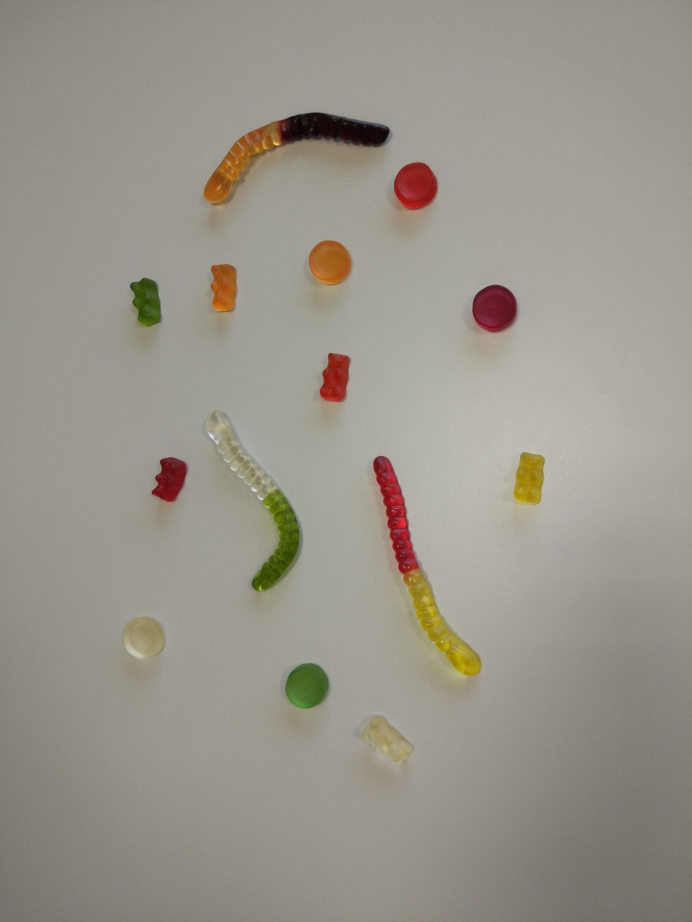
#> input picture images/img_000.jpg, 3456 x 4608 px (shown at 1/5 size); its folder holds 2 pictures in this run
$ python main.py images images/img_001.jpg
#> lines starting #> are read from the running program, lines starting #| are printed output that depends on the picture
import cv2
import numpy as np
import sys
from os import listdir


class App:
    def __init__(self, path_to_images, path_to_json):
        self.path_to_images = path_to_images
        self.path_to_json = path_to_json
        self.img_grayscale: np.ndarray = np.ndarray([])

    def load_image(self, filename):
#> called with filename = 'images/img_000.jpg'
        self.img_grayscale: np.ndarray = cv2.imread(filename, cv2.IMREAD_GRAYSCALE)
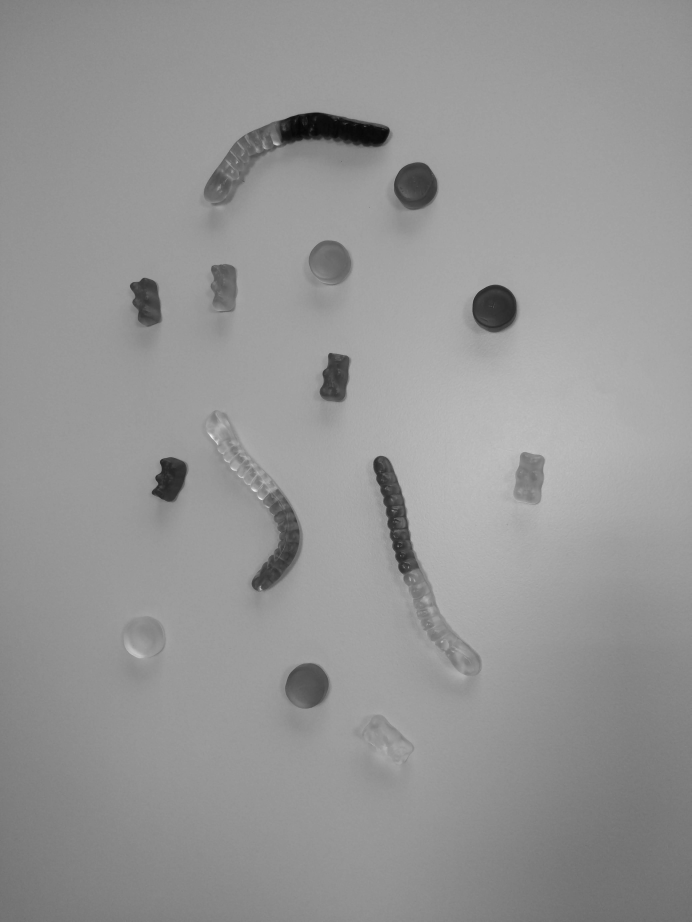
#> self.img_grayscale: shape (4608, 3456) (shown at 1/5 size); min 1, max 255, mean 149.5

    def process_image(self):
        cv2.namedWindow("Test", cv2.WINDOW_NORMAL)
        cv2.imshow("Test", self.img_grayscale)
        cv2.waitKey()

    def run(self):
        for f in sorted(listdir(self.path_to_images)):
            self.load_image(f"{self.path_to_images}/{f}")
            self.process_image()
#> pass 2 of the loop in run, `for f in sorted(listdir(self.path_to_images)):`:
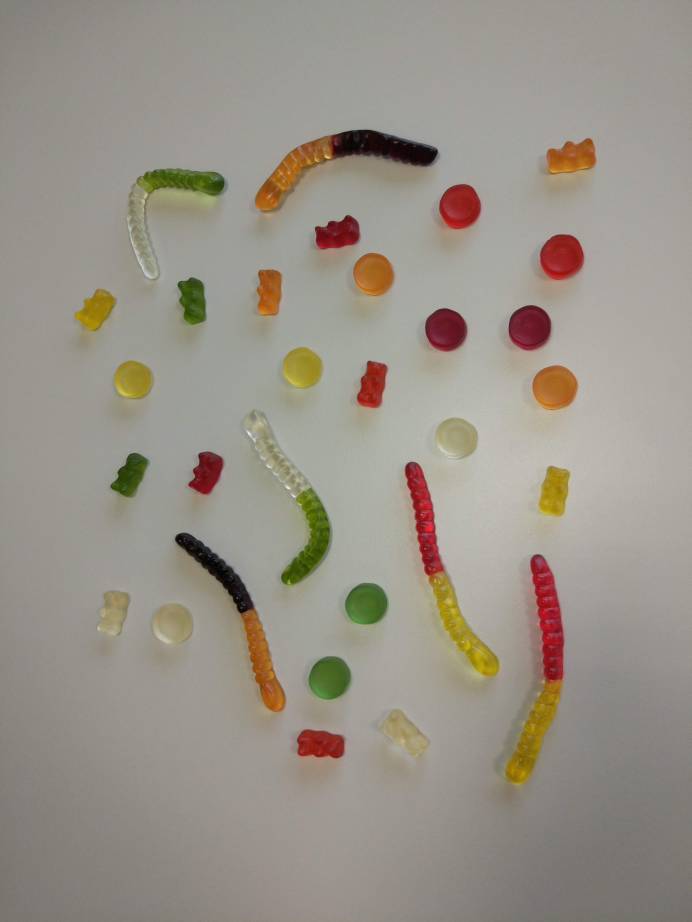
#> input picture images/img_001.jpg, 3456 x 4608 px (shown at 1/5 size)
#> in load_image (call 2), `self.img_grayscale: np.ndarray = cv2.imread(filename, cv2.IMREAD_GRAYS..`:
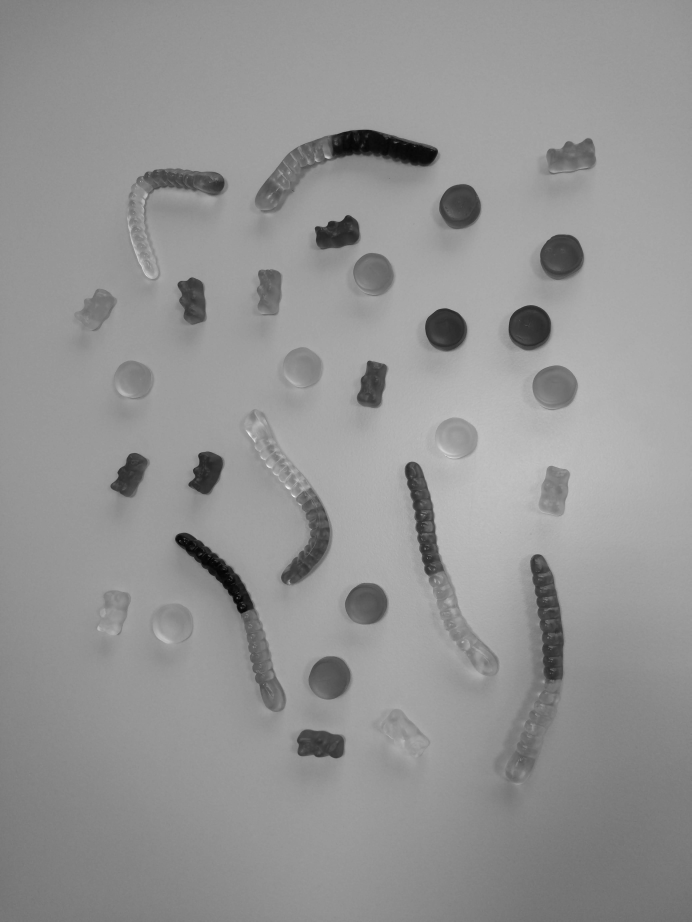
#> self.img_grayscale: shape (4608, 3456) (shown at 1/5 size); min 0, max 255, mean 147.8


if __name__ == "__main__":
    app = App(sys.argv[1], sys.argv[2])
    app.run()
